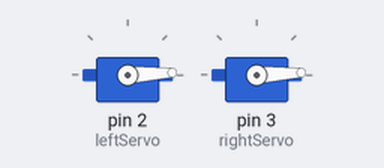
This sketch was run on a simulated Arduino Uno, built with avr-gcc and run on an emulated ATmega328P. On the bench: 2 × servo.

Above: at 0.05 s.
At 1.35 s:
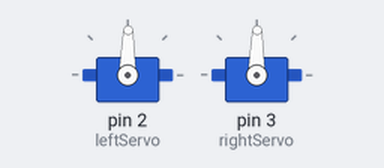
At 2.65 s:
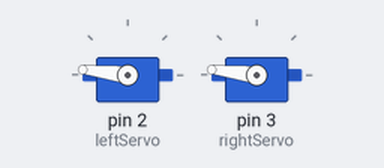
At 5.25 s:
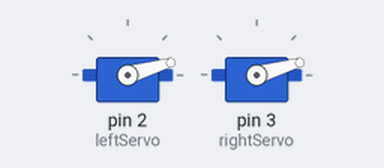
Timing chart, 0 to 7.1 s (numbered marks = the images above):
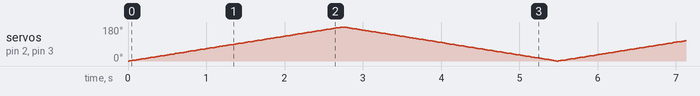

The sketch:

SERVOTEST.ino
```cpp
#include <Servo.h>

Servo leftServo;  //create servo objects to control servos; left
Servo rightServo; //right

int pos = 0;    //variable to store the servo position

void setup() {
  leftServo.attach(2);  //attaches the servo on pin 2 to the servo object
  rightServo.attach(3); //attaches the servo on pin 3 to the servo object

}

void loop() {
  for (pos = 0; pos <= 180; pos += 1) {//goes from 0 degrees to 180 degrees
    // in steps of 1 degree
    leftServo.write(pos);              //tell servo to go to position in variable 'pos'
    rightServo.write(pos);             //tell servo to go to position in variable 'pos'
    delay(15);                         //waits 15ms for the servo to reach the position
  }
  for (pos = 180; pos >= 0; pos -= 1) {// goes from 180 degrees to 0 degrees
    leftServo.write(pos);              //tell servo to go to position in variable 'pos'
    rightServo.write(pos);             //tell servo to go to position in variable 'pos'
    delay(15);                         //waits 15ms for the servo to reach the position
  }
}
```
